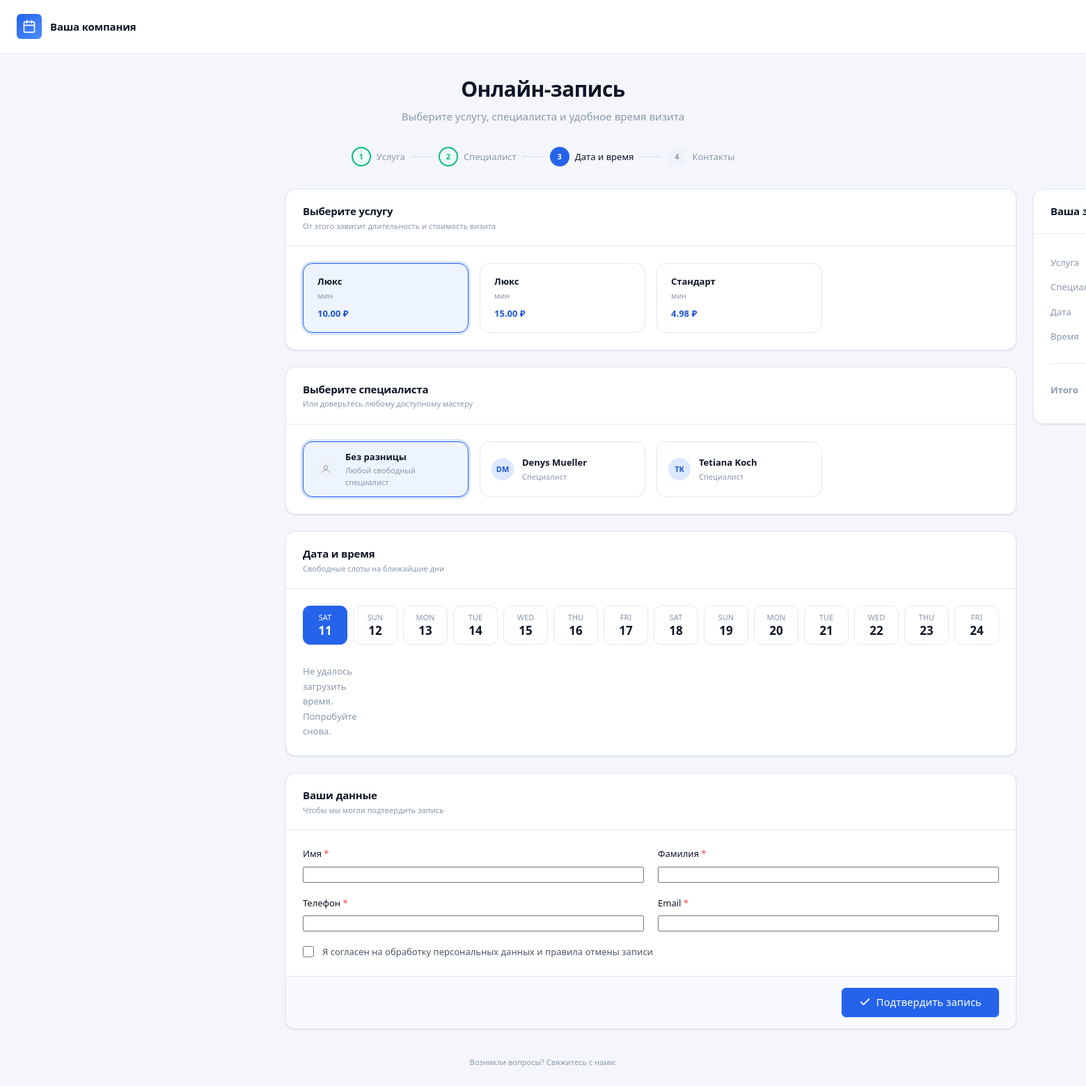
Page /bookings/book/over-club/ on the committed database.
### apps/services/models.py (models this page shows, shortened)
class Service(models.Model):
    company = models.ForeignKey(Company, on_delete=models.CASCADE, related_name="services")
    name = models.CharField(max_length=200)
    slug = models.SlugField(max_length=200)
    price = models.DecimalField(max_digits=10, decimal_places=2)
    duration = models.PositiveIntegerField(default=60)
    description = models.TextField(blank=True, null=True)
    is_active = models.BooleanField(default=True)
    class Meta:
        ordering = ['name']
        indexes = [
            models.Index(fields=['name']),
        ]
        constraints = [
            models.UniqueConstraint(fields=['company', 'slug'], name="unique_service_slug")
        ]

### apps/employees/models.py (models this page shows, shortened)
class Employee(models.Model):
    company = models.ForeignKey(Company, on_delete=models.CASCADE, related_name="employees")
    first_name = models.CharField(max_length=200)
    last_name = models.CharField(max_length=200)
    date_of_birth = models.DateField(null=True, blank=True)
    email = models.EmailField(blank=True, null=True)
    phone = models.CharField(max_length=20, blank=True, null=True)
    is_active = models.BooleanField(default=True)
    class Meta:
        ordering = ['first_name', 'last_name']
        indexes = [
            models.Index(fields=['first_name', 'last_name']),
        ]

### apps/bookings/views.py (the view)
# urls.py: path('book/<slug:company_slug>/', views.public_booking, name="public_booking"),
def public_booking(request, company_slug):
    company = get_object_or_404(Company, slug=company_slug)
    services = Service.objects.filter(company=company)
    employees = Employee.objects.filter(company=company)
    today = timezone.localdate()
    available_days = [{'date': today + timedelta(days=i)} for i in range(14)]
    selected_date = today
    if request.GET.get('date'):
        selected_date = datetime.strptime(request.GET['date'], '%Y-%m-%d').date()
    employee_id = request.GET.get('employee')
    service_id = request.GET.get('service')
    employee = Employee.objects.filter(id=employee_id).first() if employee_id else employees.first()
    service = Service.objects.filter(id=service_id).first() if service_id else None
    available_slots = _calculate_slots(employee, service, selected_date)
    if request.method == "POST":
        form = CreateBookingForm(request.POST)
        if form.is_valid():
            service = form.cleaned_data['service']
            employee = form.cleaned_data['employee']
            start_time = form.cleaned_data['start_time']
            end_time = start_time + timedelta(minutes=service.duration)
            if not employee:
                employee = Employee.objects.filter(company=company).exclude(
                    bookings__start_time__lt=end_time,
                    bookings__end_time__gt=start_time
                ).first()
            if not employee:
                context = {
                    'form': form, 'company': company, 'error': 'На это время нет свободных специалистов',
                    'services': services, 'employees': employees,
                    'available_days': available_days, 'available_slots': available_slots,
                    'selected_date': selected_date,
                    'selected_service_id': service_id or '',
                    'selected_employee_id': employee_id or '',
                }
                return render(request, 'bookings/public_booking.html', context)
            first_name = request.POST.get('first_name')
            last_name = request.POST.get('last_name')
            phone = request.POST.get('phone')
            email = request.POST.get('email')
            customer, created = Customer.objects.get_or_create(company=company, phone=phone, defaults={
                'first_name': first_name,
                'last_name': last_name,
                'email': email,
            })
            customer.first_name = first_name
            customer.last_name = last_name
            customer.email = email
            customer.save()
            exists = Booking.objects.filter(employee=employee, start_time__lt=end_time, end_time__gt=start_time).exists()
            if exists:
                context = {
                    'form': form, 'company': company, 'error': 'This time is already booked',
                    'services': services, 'employees': employees,
                    'available_days': available_days, 'available_slots': available_slots,
                    'selected_date': selected_date,
                    'selected_service_id': service_id or '',
                    'selected_employee_id': employee_id or '',
                }
                return render(request, 'bookings/public_booking.html', context)
            Booking.objects.create(company=company, service=service, employee=employee, customer=customer,
            start_time=start_time, end_time=end_time)
            return redirect('bookings:created')
    else:
        form = CreateBookingForm()
    context = {
        'form': form, 'company': company, 'services': services, 'employees': employees,
        'available_days': available_days, 'available_slots': available_slots,
        'selected_date': selected_date,
        'selected_service_id': request.GET.get('service', ''),
        'selected_employee_id': request.GET.get('employee', ''),
    }
    return render(request, 'bookings/public_booking.html', context)

### apps/bookings/forms.py
class CreateBookingForm(forms.ModelForm):
    employee = forms.ModelChoiceField(queryset=Employee.objects.all(), required=False,
    empty_label=None)
    first_name = forms.CharField(max_length=100)
    last_name = forms.CharField(max_length=100)
    phone = forms.CharField(max_length=20)
    email = forms.EmailField()
    class Meta:
        model = Booking
        fields = ['service', 'employee', 'start_time']

### apps/bookings/views.py (called while the page is built, shortened)
def _calculate_slots(employee, service, selected_date):
    if not (employee and service):
        return []

### apps/bookings/templates/bookings/public_booking.html (shortened to what this page needs)
<!DOCTYPE html>
{% load static %}
<html lang="ru">
<head>
  <link rel="stylesheet" href="{% static 'css/base.css' %}">
</head>
<body class="public-booking">
  <header class="public-header">
    <div class="public-header__logo">
      <svg viewBox="0 0 24 24" fill="none" stroke="currentColor" stroke-width="2" stroke-linecap="round" stroke-linejoin="round">
        <rect x="3" y="4" width="18" height="18" rx="2"/><line x1="16" y1="2" x2="16" y2="6"/><line x1="8" y1="2" x2="8" y2="6"/><line x1="3" y1="10" x2="21" y2="10"/>
      </svg>
    </div>
    <div class="public-header__name">{{ company_name|default:"Ваша компания" }}</div>
  </header>
  <div class="public-wrapper">
    <div class="public-intro">
      <h1>Онлайн-запись</h1>
      <p>Выберите услугу, специалиста и удобное время визита</p>
    </div>
    <div class="steps">
      <div class="step-dot active" data-step="1">
        <div class="step-dot__circle">1</div>
        <div class="step-dot__label">Услуга</div>
      </div>
      <div class="step-line"></div>
      <div class="step-dot" data-step="2">
        <div class="step-dot__circle">2</div>
        <div class="step-dot__label">Специалист</div>
      </div>
      <div class="step-line"></div>
      <div class="step-dot" data-step="3">
        <div class="step-dot__circle">3</div>
        <div class="step-dot__label">Дата и время</div>
      </div>
      <div class="step-line"></div>
      <div class="step-dot" data-step="4">
        <div class="step-dot__circle">4</div>
        <div class="step-dot__label">Контакты</div>
      </div>
    </div>
    <form method="post" id="booking-form" novalidate>
      <div class="layout-2col">
        <div>
          <div class="card mb-6">
            <div class="card-header">
              <div>
                <div class="card-title">Выберите услугу</div>
                <div class="card-subtitle">От этого зависит длительность и стоимость визита</div>
              </div>
            </div>
            <div class="card-body">
              <div class="option-grid" id="service-options">
                {% for service in services %}
                  <label class="option-card">
                    <div class="option-card__body">
                      <div class="option-card__title">{{ service.name }}</div>
                      <div class="option-card__meta">{{ service.duration_minutes }} мин</div>
                      <div class="option-card__price">{{ service.price }} ₽</div>
                    </div>
                  </label>
                {% empty %}
                  <p class="text-tertiary text-sm">Услуги пока не добавлены.</p>
                {% endfor %}
              </div>
            </div>
          </div>
          <div class="card mb-6">
            <div class="card-header">
              <div>
                <div class="card-title">Выберите специалиста</div>
                <div class="card-subtitle">Или доверьтесь любому доступному мастеру</div>
              </div>
            </div>
            <div class="card-body">
              <div class="option-grid" id="employee-options">
                <label class="option-card option-card--any">
                  <div class="option-card__body">
                    <div class="table-avatar">
                      <svg viewBox="0 0 24 24" fill="none" stroke="currentColor" stroke-width="1.5" style="width:16px;height:16px;"><circle cx="12" cy="8" r="4"/><path d="M4 20c0-4 4-6 8-6s8 2 8 6"/></svg>
                    </div>
                    <div>
                      <div class="option-card__title">Без разницы</div>
                      <div class="option-card__meta">Любой свободный специалист</div>
                    </div>
                  </div>
                </label>
                {% for employee in employees %}
                  <label class="option-card option-card--employee" data-employee-id="{{ employee.id }}">
                    <div class="option-card__body">
                      <div class="table-avatar">
                        {% if employee.avatar %}
                          <img src="{{ employee.avatar.url }}" alt="">
                        {% else %}
                          {{ employee.first_name|slice:":1" }}{{ employee.last_name|slice:":1" }}
                        {% endif %}
                      </div>
                      <div>
                        <div class="option-card__title">{{ employee.first_name }} {{ employee.last_name }}</div>
                        <div class="option-card__meta">{{ employee.role|default:"Специалист" }}</div>
                      </div>
                    </div>
                  </label>
                {% endfor %}
              </div>
            </div>
          </div>
          <div class="card mb-6">
            <div class="card-header">
              <div>
                <div class="card-title">Дата и время</div>
                <div class="card-subtitle">Свободные слоты на ближайшие дни</div>
              </div>
            </div>
            <div class="card-body">
              <div class="date-strip" id="date-strip" data-slots-url="{% url 'bookings:get_slots' company.slug %}">
                {% for day in available_days %}
                  <button type="button" class="date-chip {% if forloop.first %}selected{% endif %}" data-date="{{ day.date|date:'Y-m-d' }}">
                    <div class="date-chip__weekday">{{ day.date|date:"D" }}</div>
                    <div class="date-chip__num">{{ day.date|date:"d" }}</div>
                  </button>
                {% endfor %}
              </div>
              <div class="time-grid" id="time-grid">
              </div>
            </div>
          </div>
          <div class="card">
            <div class="card-header">
              <div>
                <div class="card-title">Ваши данные</div>
                <div class="card-subtitle">Чтобы мы могли подтвердить запись</div>
              </div>
            </div>
            <div class="card-body">
              <div class="form-section">
                <div class="form-row">
                  <div class="form-group">
                    <label class="form-label form-label-required" for="{{ form.first_name.id_for_label }}">Имя</label>
                    {{ form.first_name }}
                  </div>
                  <div class="form-group">
                    <label class="form-label form-label-required" for="{{ form.last_name.id_for_label }}">Фамилия</label>
                    {{ form.last_name }}
                  </div>
                </div>
                <div class="form-row">
                  <div class="form-group">
                    <label class="form-label form-label-required" for="{{ form.phone.id_for_label }}">Телефон</label>
                    {{ form.phone }}
                  </div>
                  <div class="form-group">
                    <label class="form-label form-label-required" for="{{ form.email.id_for_label }}">Email</label>
                    {{ form.email }}
                  </div>
                </div>
                <label class="form-check">
                  <input type="checkbox" name="agree" required>
                  <span class="form-check__label">Я согласен на обработку персональных данных и правила отмены записи</span>
                </label>
              </div>
            </div>
            <div class="card-footer flex justify-end">
              <button type="submit" class="btn btn-primary btn-lg">
                <svg viewBox="0 0 24 24" fill="none" stroke="currentColor" stroke-width="2.5" stroke-linecap="round"><polyline points="20 6 9 17 4 12"/></svg>
                Подтвердить запись
              </button>
            </div>
          </div>
        </div>
        <div class="booking-summary">
          <div class="card">
            <div class="card-header">
              <div class="card-title">Ваша запись</div>
            </div>
            <div class="card-body">
              <div class="summary-row">
                <span class="summary-row__label">Услуга</span>
              </div>
              <div class="summary-row">
                <span class="summary-row__label">Специалист</span>
              </div>
              <div class="summary-row">
                <span class="summary-row__label">Дата</span>
              </div>
              <div class="summary-row">
                <span class="summary-row__label">Время</span>
              </div>
              <div class="divider"></div>
              <div class="summary-row">
                <span class="summary-row__label font-semibold text-primary">Итого</span>
              </div>
            </div>
          </div>
        </div>
      </div>
    </form>
    <div class="public-footer">
      Возникли вопросы? Свяжитесь с нами: {{ company_phone|default:"" }} {{ company_email|default:"" }}
    </div>
  </div>
</body>
</html>

### rows in the picture
Service: name "Люкс", price "10.00"
Service: name "Люкс", price "15.00"
Service: name "Стандарт", price "4.98"
Employee: first_name "D", last_name "M", first_name "Denys", last_name "Mueller", role "Специалист"
Employee: first_name "T", last_name "K", first_name "Tetiana", last_name "Koch", role "Специалист"

### other values in the picture
{{ company_name|default:"Ваша компания" }} "Ваша компания"
{{ day.date|date:"D" }} "SAT" "SUN" "MON" "TUE" "WED" "THU" "FRI" "SAT" "SUN" "MON" "TUE" "WED" "THU" "FRI"
{{ day.date|date:"d" }} "11" "12" "13" "14" "15" "16" "17" "18" "19" "20" "21" "22" "23" "24"
